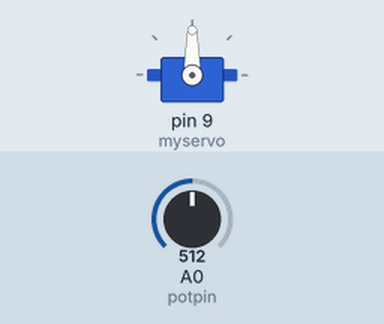
Simulated run of this sketch. Board: Arduino Uno, built with avr-gcc and run on an emulated ATmega328P. Shown: servo. Inputs (shaded band) come from the test bench; at power-on: A0 (potpin) = 512.

Above: at 1.2 s.
1.3 s: A0 (potpin) set to 716
At 2.2 s:
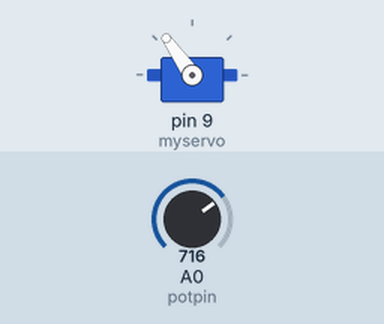
2.8 s: A0 (potpin) set to 900
At 3.2 s:
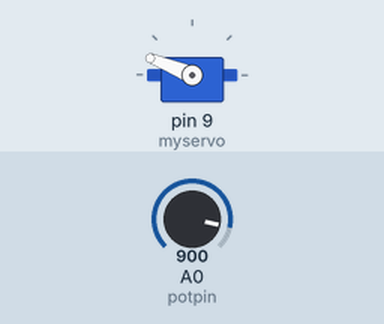
4.3 s: A0 (potpin) set to 1023
At 5.5 s:
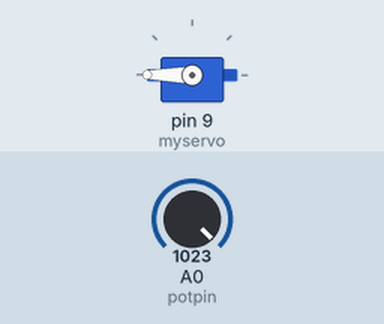
5.8 s: A0 (potpin) set to 306
At 6.5 s:
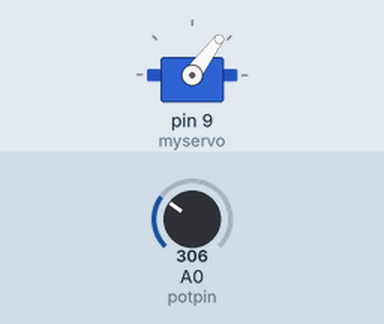
7.3 s: A0 (potpin) set to 122
At 8.7 s:
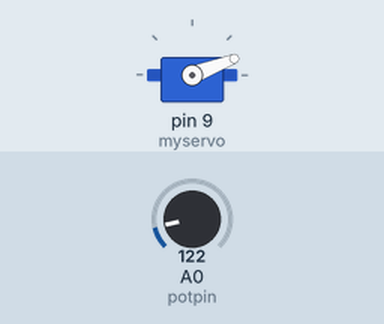
Timing chart, 0 to 9.8 s (numbered marks = the images above; inputs shaded):
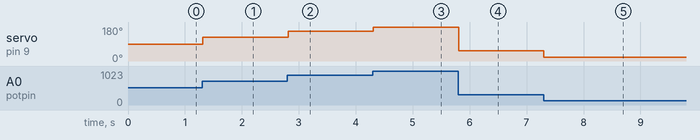

Measured:
- after the input at 1.3 s, servo on pin 9 (myservo): 90° → 125° at once
- after the input at 2.8 s, servo on pin 9 (myservo): 125° → 158° at once
- after the input at 4.3 s, servo on pin 9 (myservo): 158° → 180° at once
- after the input at 5.8 s, servo on pin 9 (myservo): 180° → 53° at once
- after the input at 7.3 s, servo on pin 9 (myservo): 53° → 21° at once

The sketch:

servo_motor1.ino
```cpp
#include <Servo.h>

Servo myservo;  // create Servo object to control a servo

int potpin = A0;  // analog pin used to connect the potentiometer
int val;    // variable to read the value from the analog pin

void setup() {
  myservo.attach(9);  // attaches the servo on pin 9 to the Servo object
}

void loop() {
  val = analogRead(potpin);            // reads the value of the potentiometer (value between 0 and 1023)
  val = map(val, 0, 1023, 0, 180);     // scale it for use with the servo (value between 0 and 180)
  myservo.write(val);                  // sets the servo position according to the scaled value
  delay(20);
}
/*
#include <Servo.h>

Servo myservo;  // create Servo object to control a servo
// twelve Servo objects can be created on most boards

int pos = 0;    // variable to store the servo position

void setup() {
  myservo.attach(9);  // attaches the servo on pin 9 to the Servo object
}

void loop() {
  for (pos = 0; pos <= 180; pos += 1) { // goes from 0 degrees to 180 degrees
    // in steps of 1 degree
    myservo.write(pos);              // tell servo to go to position in variable 'pos'
    delay(15);                       // waits 15 ms for the servo to reach the position
  }
  for (pos = 180; pos >= 0; pos -= 1) { // goes from 180 degrees to 0 degrees
    myservo.write(pos);              // tell servo to go to position in variable 'pos'
    delay(15);                       // waits 15 ms for the servo to reach the position
  }
}
*/
```
